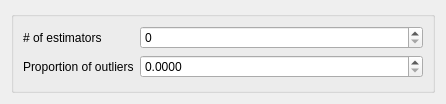
<?xml version="1.0" encoding="UTF-8"?>
<ui version="4.0">
 <class>Form</class>
 <widget class="QWidget" name="Form">
  <property name="geometry">
   <rect>
    <x>0</x>
    <y>0</y>
    <width>446</width>
    <height>104</height>
   </rect>
  </property>
  <property name="sizePolicy">
   <sizepolicy hsizetype="Ignored" vsizetype="Ignored">
    <horstretch>0</horstretch>
    <verstretch>0</verstretch>
   </sizepolicy>
  </property>
  <property name="windowTitle">
   <string>Form</string>
  </property>
  <layout class="QVBoxLayout" name="verticalLayout">
   <item>
    <widget class="QGroupBox" name="groupBox">
     <layout class="QFormLayout" name="formLayout">
      <property name="fieldGrowthPolicy">
       <enum>QFormLayout::AllNonFixedFieldsGrow</enum>
      </property>
      <item row="0" column="0">
       <widget class="QLabel" name="n_est_label">
        <property name="text">
         <string># of estimators</string>
        </property>
       </widget>
      </item>
      <item row="0" column="1">
       <widget class="QSpinBox" name="n_est_spin"/>
      </item>
      <item row="1" column="0">
       <widget class="QLabel" name="prop_outliers_label">
        <property name="toolTip">
         <string extracomment="# of alpha values in a log distribution between the min and max alpha values."/>
        </property>
        <property name="text">
         <string>Proportion of outliers</string>
        </property>
       </widget>
      </item>
      <item row="1" column="1">
       <widget class="QDoubleSpinBox" name="prop_outliers_spin">
        <property name="decimals">
         <number>4</number>
        </property>
        <property name="maximum">
         <double>0.500000000000000</double>
        </property>
       </widget>
      </item>
     </layout>
    </widget>
   </item>
  </layout>
 </widget>
 <resources/>
 <connections/>
</ui>
